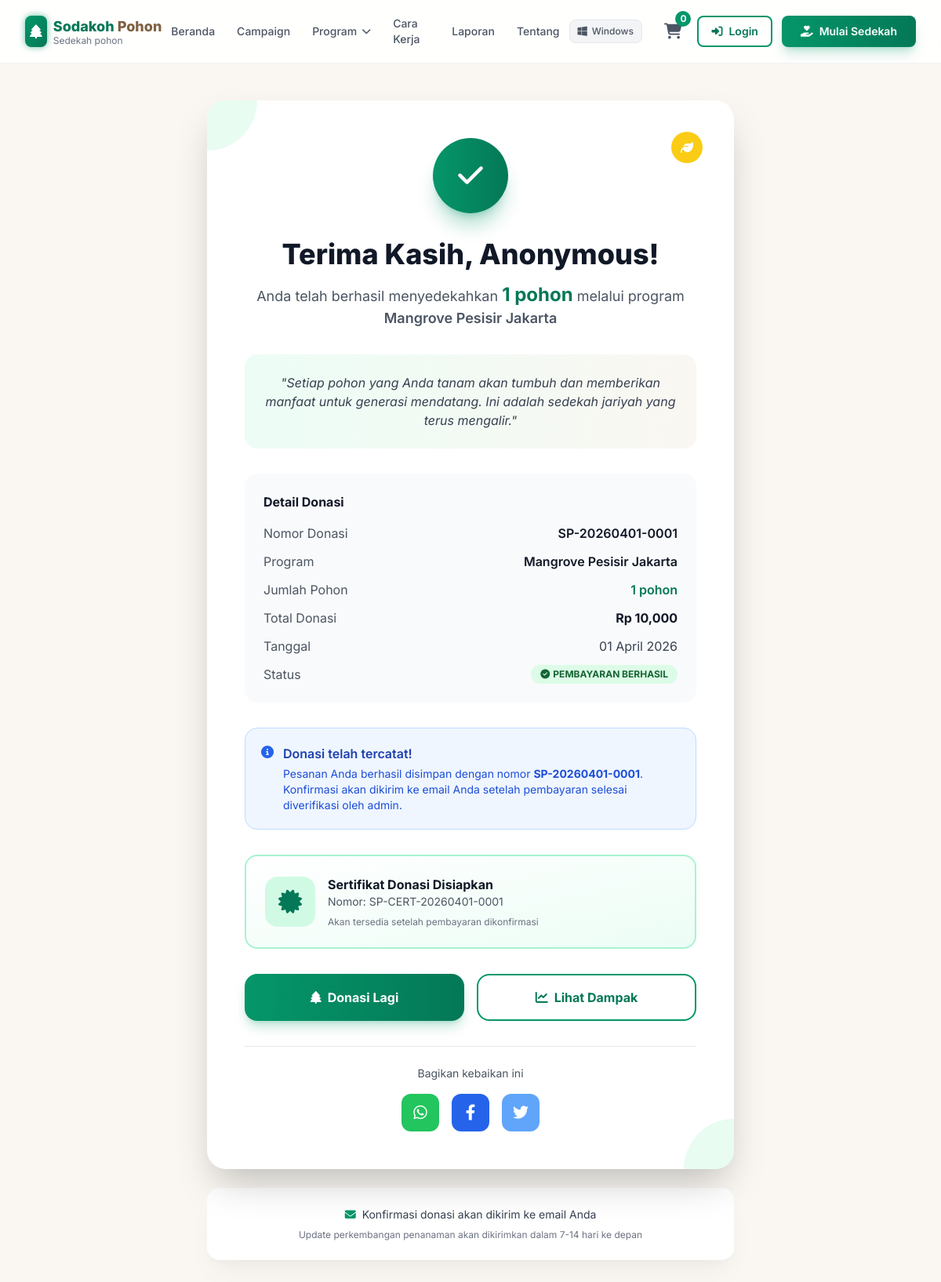
Page /success.php?donation_ids=15 on the committed database.
### tables this page shows
CREATE TABLE `donations` (
  `id` int(11) NOT NULL,
  `donation_number` varchar(50) NOT NULL,
  `donor_name` varchar(255) NOT NULL,
  `donor_email` varchar(255) DEFAULT NULL,
  `donor_phone` varchar(20) DEFAULT NULL,
  `anonymous` tinyint(1) DEFAULT 0,
  `campaign_id` int(11) NOT NULL,
  `trees_count` int(11) NOT NULL,
  `amount` decimal(12,2) NOT NULL,
  `status` enum('pending','paid','failed','cancelled') DEFAULT 'pending',
  `payment_method` varchar(50) DEFAULT NULL,
  `payment_proof` varchar(255) DEFAULT NULL,
  `message` text DEFAULT NULL,
  `certificate_number` varchar(100) DEFAULT NULL,
  `created_at` datetime DEFAULT NULL,
  `updated_at` datetime DEFAULT NULL
);

CREATE TABLE `campaigns` (
  `id` int(11) NOT NULL,
  `user_id` int(11) DEFAULT NULL,
  `created_by_user` tinyint(1) DEFAULT 0,
  `rejection_reason` text DEFAULT NULL,
  `title` varchar(255) NOT NULL,
  `description` text DEFAULT NULL,
  `long_description` text DEFAULT NULL,
  `location` varchar(255) NOT NULL,
  `tree_type` varchar(100) NOT NULL,
  `price_per_tree` decimal(12,2) NOT NULL,
  `target_trees` int(11) NOT NULL,
  `current_trees` int(11) DEFAULT 0,
  `planted_trees` int(11) DEFAULT 0,
  `image` varchar(255) DEFAULT NULL,
  `map_url` text DEFAULT NULL,
  `category` varchar(100) DEFAULT 'Umum',
  `status` enum('active','pending','completed','cancelled','pending_approval') DEFAULT 'pending_approval',
  `partner` varchar(255) DEFAULT NULL,
  `created_at` datetime DEFAULT NULL,
  `deadline` date DEFAULT NULL,
  `updated_at` datetime DEFAULT NULL
);

### config/koneksi.php (called while the page is built, shortened)
<?php
class Database {
    private static $instance = null;
    private $conn;
    private function __construct() {
        try {
            $this->conn = new mysqli(DB_HOST, DB_USER, DB_PASS, DB_NAME);
            $this->conn->set_charset("utf8mb4");
        } catch (Exception $e) {
            die("Error: " . $e->getMessage());
        }
    }
    public static function getInstance() {
        if (self::$instance == null) {
            self::$instance = new Database();
        }
        return self::$instance;
    }
    public function getConnection() {
        return $this->conn;
    }
}
?>

### models/Donation.php (called while the page is built, shortened)
<?php
require_once dirname(__DIR__) . '/config/koneksi.php';
class Donation
{
    private $conn;
    public function __construct()
    {
        $this->db = Database::getInstance();
        $this->conn = $this->db->getConnection();
    }
    public function getById($id)
    {
        $id_esc = $this->conn->real_escape_string($id);
        $sql = "SELECT d.*, c.title as campaign_title, c.tree_type, c.location
                FROM donations d
                LEFT JOIN campaigns c ON d.campaign_id = c.id
                WHERE d.id = '{$id_esc}' LIMIT 1";
        $result = $this->conn->query($sql);
        if ($result && $result->num_rows > 0) {
            return $result->fetch_assoc();
        }
        return null;
    }
}
?>

### success.php (the view, shortened to what this page needs)
<?php
require_once 'config/koneksi.php';
require_once 'models/Donation.php';
$donation_ids_str = isset($_GET['donation_ids']) ? $_GET['donation_ids'] : (isset($_GET['donation_id']) ? $_GET['donation_id'] : '');
$donationModel = new Donation();
$donations     = [];
if (!empty($donation_ids_str)) {
    $ids = explode(',', $donation_ids_str);
    foreach ($ids as $id) {
        if ((int)$id > 0) {
            $d = $donationModel->getById((int)$id);
            if ($d) $donations[] = $d;
        }
    }
}
$donation = null;
if (!empty($donations)) {
    if (count($donations) == 1) {
        $donation = $donations[0];
    }
}
$trees_count        = $donation['trees_count'] ?? 0;
$campaign_title     = $donation['campaign_title'] ?? '-';
$donor_name         = $donation['donor_name'] ?? 'Donatur';
$amount             = $donation['amount'] ?? 0;
$donation_number    = $donation['donation_number'] ?? '-';
$certificate_number = $donation['certificate_number'] ?? '-';
$created_date       = isset($donation['created_at'])
    ? date('d F Y', strtotime($donation['created_at']))
    : date('d F Y');
?>
<?php include 'includes/header.php'; ?>
    <div id="confetti-container" class="fixed inset-0 pointer-events-none z-50"></div>
    <div class="pt-20 min-h-screen flex items-center justify-center px-4 sm:px-6 lg:px-8">
        <div class="max-w-2xl mx-auto py-12">
            <div class="bg-white rounded-3xl shadow-2xl p-8 md:p-12 text-center relative overflow-hidden">
                <div class="absolute top-0 left-0 w-32 h-32 bg-primary-100 rounded-full -translate-x-16 -translate-y-16 opacity-50"></div>
                <div class="absolute bottom-0 right-0 w-32 h-32 bg-primary-100 rounded-full translate-x-16 translate-y-16 opacity-50"></div>
                <div class="relative mb-8">
                    <div class="w-24 h-24 mx-auto bg-gradient-to-r from-primary-600 to-primary-700 rounded-full flex items-center justify-center shadow-xl shadow-primary-600/30" style="animation: checkmark 0.5s ease-out">
                        <i class="fas fa-check text-white text-4xl"></i>
                    </div>
                    <div class="absolute -top-2 -right-2 w-10 h-10 bg-yellow-400 rounded-full flex items-center justify-center animate-bounce">
                        <i class="fas fa-leaf text-white"></i>
                    </div>
                </div>
                <h1 class="text-3xl md:text-4xl font-extrabold text-gray-900 mb-4">
                    Terima Kasih, <?php echo htmlspecialchars($donor_name); ?>!
                </h1>
                <p class="text-lg text-gray-600 mb-8">
                    Anda telah berhasil menyedekahkan
                    <span class="font-bold text-primary-700 text-2xl"><?php echo number_format($trees_count); ?> pohon</span>
                    <?php if ($campaign_title !== '-'): ?>
                    melalui program <span class="font-semibold"><?php echo htmlspecialchars($campaign_title); ?></span>
                    <?php endif; ?>
                </p>
                <div class="bg-gradient-to-r from-primary-50 to-earth-50 rounded-2xl p-6 mb-8">
                    <p class="text-gray-700 italic">
                        "Setiap pohon yang Anda tanam akan tumbuh dan memberikan manfaat untuk generasi mendatang.
                        Ini adalah sedekah jariyah yang terus mengalir."
                    </p>
                </div>
                <div class="bg-gray-50 rounded-2xl p-6 mb-8 text-left">
                    <h3 class="font-bold text-gray-900 mb-4">Detail Donasi</h3>
                    <div class="space-y-3">
                        <div class="flex justify-between">
                            <span class="text-gray-600">Nomor Donasi</span>
                            <span class="font-semibold text-gray-900"><?php echo htmlspecialchars($donation_number); ?></span>
                        </div>
                        <?php if ($campaign_title !== '-'): ?>
                        <div class="flex justify-between">
                            <span class="text-gray-600">Program</span>
                            <span class="font-semibold text-gray-900"><?php echo htmlspecialchars($campaign_title); ?></span>
                        </div>
                        <?php endif; ?>
                        <div class="flex justify-between">
                            <span class="text-gray-600">Jumlah Pohon</span>
                            <span class="font-semibold text-primary-700"><?php echo number_format($trees_count); ?> pohon</span>
                        </div>
                        <div class="flex justify-between">
                            <span class="text-gray-600">Total Donasi</span>
                            <span class="font-bold text-gray-900">Rp <?php echo number_format($amount); ?></span>
                        </div>
                        <div class="flex justify-between">
                            <span class="text-gray-600">Tanggal</span>
                            <span class="text-gray-700"><?php echo $created_date; ?></span>
                        </div>
                        <div class="flex justify-between">
                            <span class="text-gray-600">Status</span>
                            <?php if ($donation['status'] === 'paid'): ?>
                                <span class="inline-flex items-center px-3 py-1 bg-green-100 text-green-800 rounded-full text-xs font-bold">
                                    <i class="fas fa-check-circle mr-1"></i>
                                    PEMBAYARAN BERHASIL
                                </span>
                            <?php endif; ?>
                        </div>
                    </div>
                </div>
                <div class="bg-blue-50 border border-blue-200 rounded-2xl p-5 mb-8 text-left">
                    <div class="flex gap-3">
                        <i class="fas fa-info-circle text-blue-600 mt-0.5 flex-shrink-0"></i>
                        <div>
                            <p class="font-semibold text-blue-800 mb-1">Donasi telah tercatat!</p>
                            <p class="text-sm text-blue-700">
                                Pesanan Anda berhasil disimpan dengan nomor <strong><?php echo htmlspecialchars($donation_number); ?></strong>.
                                Konfirmasi akan dikirim ke email Anda setelah pembayaran selesai diverifikasi oleh admin.
                            </p>
                        </div>
                    </div>
                </div>
                <?php if ($certificate_number !== '-'): ?>
                <div class="border-2 border-primary-200 rounded-2xl p-6 mb-8 bg-gradient-to-br from-white to-primary-50">
                    <div class="flex items-center gap-4">
                        <div class="w-16 h-16 bg-primary-100 rounded-2xl flex items-center justify-center">
                            <i class="fas fa-certificate text-3xl text-primary-700"></i>
                        </div>
                        <div class="flex-1 text-left">
                            <h4 class="font-bold text-gray-900">Sertifikat Donasi Disiapkan</h4>
                            <p class="text-sm text-gray-600 mb-2">
                                Nomor: <?php echo htmlspecialchars($certificate_number); ?>
                            </p>
                            <p class="text-xs text-gray-500">Akan tersedia setelah pembayaran dikonfirmasi</p>
                        </div>
                    </div>
                </div>
                <?php endif; ?>
                <div class="grid grid-cols-1 md:grid-cols-2 gap-4">
                    <a href="campaign.php"
                       class="inline-flex items-center justify-center px-6 py-4 bg-gradient-to-r from-primary-600 to-primary-700 text-white font-bold rounded-2xl hover:from-primary-700 hover:to-primary-800 transition shadow-lg shadow-primary-600/25">
                        <i class="fas fa-tree mr-2"></i>
                        Donasi Lagi
                    </a>
                    <a href="laporan.php"
                       class="inline-flex items-center justify-center px-6 py-4 bg-white border-2 border-primary-600 text-primary-700 font-bold rounded-2xl hover:bg-primary-50 transition">
                        <i class="fas fa-chart-line mr-2"></i>
                        Lihat Dampak
                    </a>
                </div>
                <div class="mt-8 pt-6 border-t border-gray-200">
                    <p class="text-sm text-gray-600 mb-4">Bagikan kebaikan ini</p>
                    <div class="flex justify-center space-x-4">
                        <button onclick="shareWhatsApp()" class="w-12 h-12 bg-green-500 text-white rounded-xl hover:bg-green-600 transition">
                            <i class="fab fa-whatsapp text-xl"></i>
                        </button>
                        <button onclick="shareFacebook()" class="w-12 h-12 bg-blue-600 text-white rounded-xl hover:bg-blue-700 transition">
                            <i class="fab fa-facebook-f text-xl"></i>
                        </button>
                        <button onclick="shareTwitter()" class="w-12 h-12 bg-blue-400 text-white rounded-xl hover:bg-blue-500 transition">
                            <i class="fab fa-twitter text-xl"></i>
                        </button>
                    </div>
                </div>
            </div>
            <div class="bg-white rounded-2xl shadow-card p-6 mt-6 text-center">
                <div class="flex items-center justify-center gap-2 text-sm mb-2">
                    <i class="fas fa-envelope text-primary-600"></i>
                    <span class="text-gray-700">Konfirmasi donasi akan dikirim ke email Anda</span>
                </div>
                <p class="text-xs text-gray-500">
                    Update perkembangan penanaman akan dikirimkan dalam 7-14 hari ke depan
                </p>
            </div>
        </div>
    </div>
</body>
</html>

### includes/header.php (style rules this page uses)
body { font-family: 'Inter', sans-serif; background-color: #faf7f2; }

### rows in the picture
donations: donor_name "Anonymous", trees_count "1", campaign.title "Mangrove Pesisir Jakarta", donation_number "SP-20260401-0001", amount "10,000", created_at "01 April 2026", certificate_number "SP-CERT-20260401-0001"

### other values in the picture
$current_os "Windows"
$_cart_count "0"
